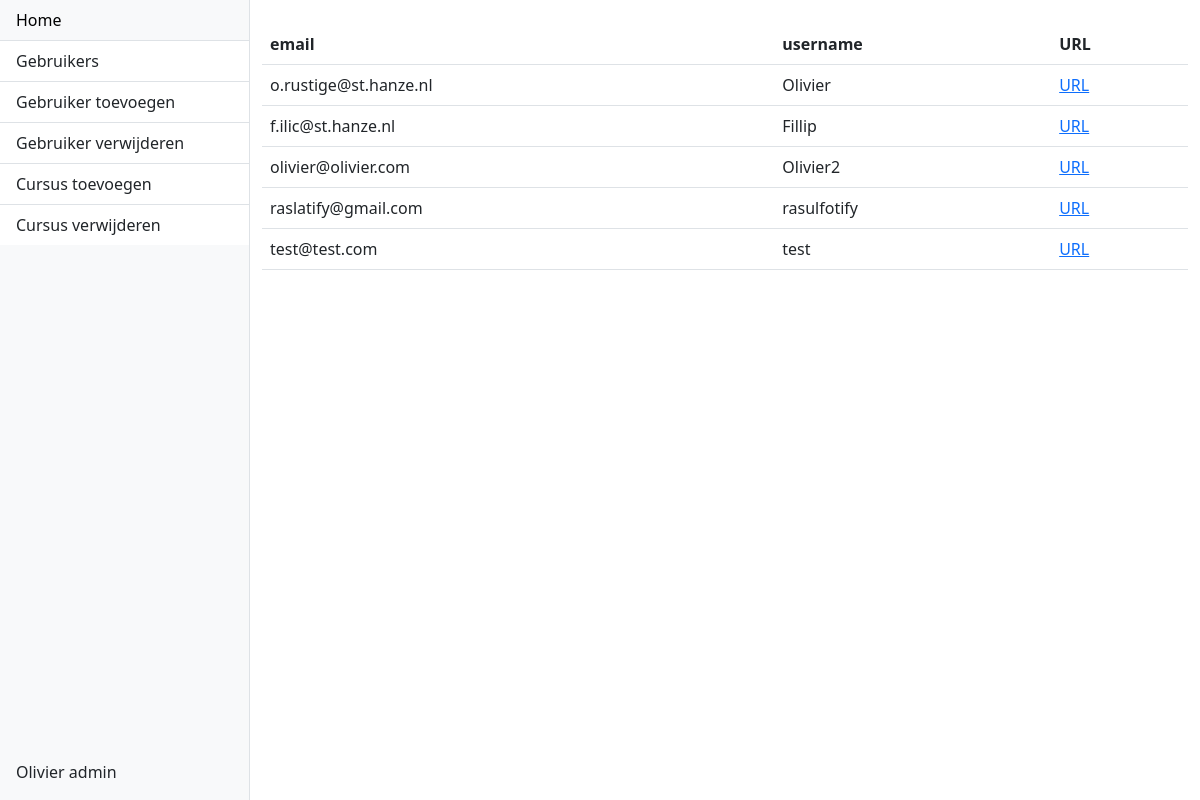
/admin/gebruikers (signed in), run on the app's committed database.
### models.py (models this page shows, shortened)
class User(db.Model, UserMixin):
    __tablename__ = 'users'
    id = db.Column(db.Integer, primary_key=True, autoincrement=True)
    email = db.Column(db.String(), nullable=False, unique=True)
    username = db.Column(db.String(), nullable=False, unique=True)
    role = db.Column(db.String(), nullable=False, default='user')
    password_hash = db.Column(db.String(128))
    def __repr__(self):
        return f'User: {self.username} \n Email: {self.email} \n password: {self.password_hash}'

### admin/views.py (the view, shortened to what this page needs)
@admin_blueprint.route('/gebruikers', methods=['GET', 'POST'])
@login_required
@admin_required
def gebruikers():
    emailform = SetEmail()
    usernameform = SetUsername()
    roleform = SetRole()
    if request.args.get('id') is not None:
        user = User.query.get(int(request.args.get('id')))
        return render_template('viewuser.html', user=user, emailform=emailform, usernameform=usernameform, roleform=roleform)
    users = User.query.all()
    print(users)
    return render_template('users.html', users=users)

### __init__.py (called while the page is built)
@login_manager.user_loader
def get_user(user_id):
    try:
        return User.query.get(int(user_id))
    except:
        return None

### admin/templates/users.html
{% extends 'adminbase.html' %}
{% block content %}
    <table class="table">
        <thead>
        <tr>
            <th scope="col">email</th>
            <th scope="col">username</th>
            <th scope="col">URL</th>
        </tr>
        </thead>
        <tbody>
        {% for user in users %}
            <tr>
                <td>{{ user.email }}</td>
                <td>{{ user.username }}</td>
                <td><a href="{{ url_for('admin.gebruikers', id=user.id) }}">URL</a></td>
            </tr>
        {% endfor %}
        </tbody>
    </table>
{% endblock %}

### admin/templates/adminbase.html (shortened to what this page needs)
<!DOCTYPE html>
<html lang="en">
<head>
  <link href="https://cdn.jsdelivr.net/npm/bootstrap@5.3.0-alpha1/dist/css/bootstrap.min.css" rel="stylesheet">
</head>
<body>
  <div class="d-flex" style="height: 100vh;">
    <div class="bg-light border-end" id="sidebar" style="flex: 0 0 250px;">
      <div class="d-flex flex-column h-100">
        <div class="list-group list-group-flush flex-grow-1">
          <a href="{{ url_for('index') }}" class="list-group-item list-group-item-action">Home</a>
          <a href="{{ url_for('admin.gebruikers') }}" class="list-group-item list-group-item-action">Gebruikers</a>
          <a href="#" class="list-group-item list-group-item-action">Gebruiker toevoegen</a>
          <a href="#" class="list-group-item list-group-item-action">Gebruiker verwijderen</a>
          <a href="#" class="list-group-item list-group-item-action">Cursus toevoegen</a>
          <a href="#" class="list-group-item list-group-item-action">Cursus verwijderen</a>
        </div>
        <div class="p-3">
          {% if current_user.is_authenticated %}
              <a href="#" class="list-group-item list-group-item-action">{{ current_user.username }} {{ current_user.role }}</a>
          {% endif %}
        </div>
      </div>
    </div>
    <div class="flex-grow-1">
      <div class="container py-4">
          {% block content %}
          {% endblock %}
      </div>
    </div>
  </div>
</body>
</html>

### data on the page
User: username "Olivier", role "admin", email "o.rustige@st.hanze.nl"
User: email "f.ilic@st.hanze.nl", username "Fillip"
User: email "olivier@olivier.com", username "Olivier2"
User: email "raslatify@gmail.com", username "rasulfotify"
User: email "test@test.com", username "test"
